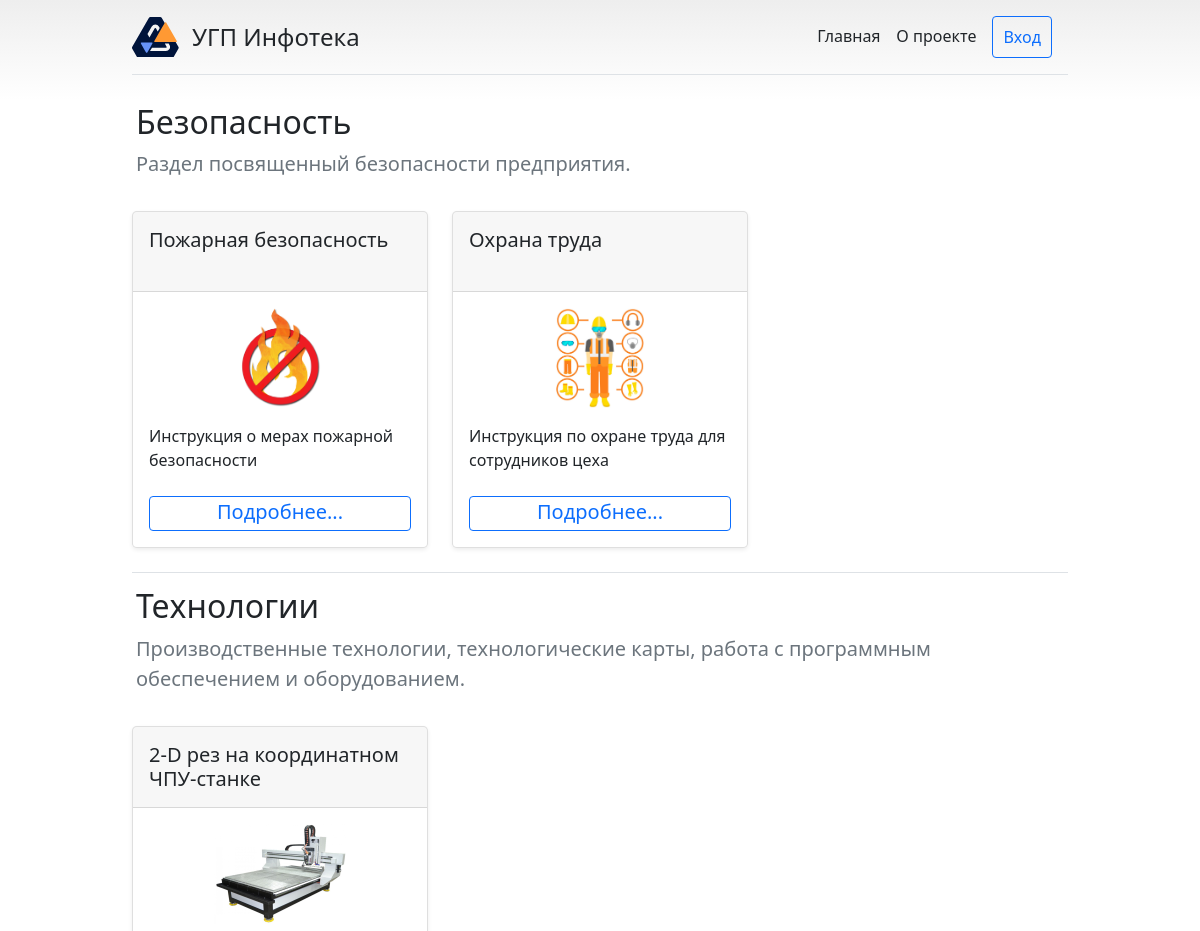
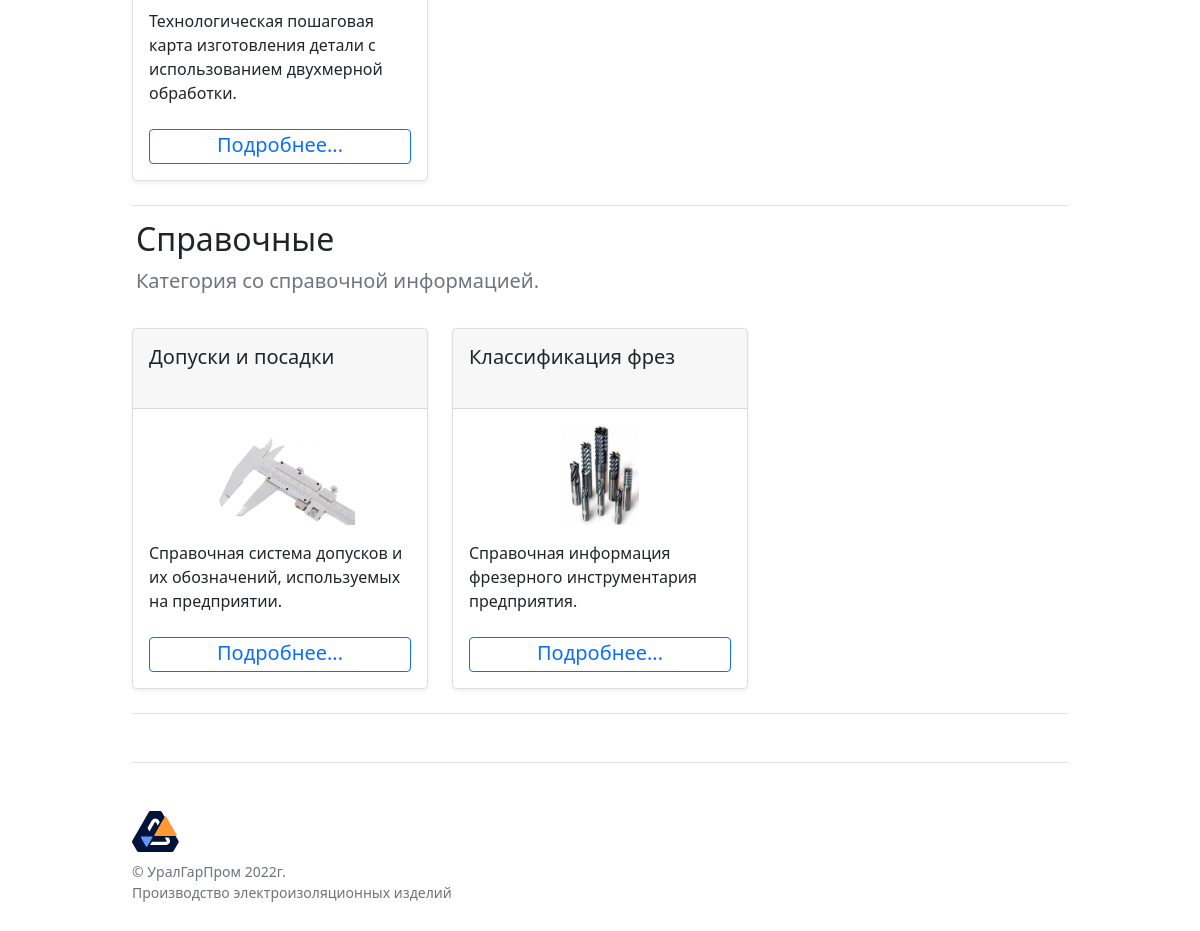
The page / on the database its author committed (2 pictures, top to bottom).
### infopages/models.py (models this page shows, shortened)
class KCat(models.Model):
    title = models.CharField('Название', max_length=100)
    description = models.TextField('Описание', blank=True)
    objects = models.Manager()
    class Meta:
        verbose_name = 'Категория'
        verbose_name_plural = 'Категории'

class Kurse(models.Model):
    title = models.CharField('Название', max_length=100)
    shortdesc = models.TextField('Краткое описание', blank=True, max_length=200)
    description = RichTextUploadingField('Описание', blank=True)
    image = models.ImageField('Изображение', blank=True, upload_to='images')
    catid = models.ForeignKey(KCat, verbose_name='Категория', related_name='catid', on_delete=models.CASCADE,
                              default=None)
    class Meta:
        verbose_name = 'Модуль'
        verbose_name_plural = 'Модули'
    objects = models.Manager()

### infopages/views.py (the view)
# urls.py: path('', views.home, name='home'),
def home(request):
    katkurs = KCat.objects.order_by('id')  # категории
    kurses = Kurse.objects.all()  # курсы
    return render(request, 'infopages/index.html', {'kurses': kurses, 'katkurs': katkurs})

### infopages/templates/infopages/index.html (shortened to what this page needs)
{% extends 'infopages/infopages.html' %}
{% block text1 %}
{% for el in katkurs %}
    <div class="pricing-header p-1 pb-md-3 mx-auto">
        <h2 class="display-7 fw-normal text-left">{{ el.title }}</h2>
        <div class="fs-5 text-muted">
            <p>{{ el.description }}</p>
        </div>
    </div>
    <div class="row">
        {% for elem in kurses %}
            {% if elem.catid_id == el.id %}
                <div class="col-md-4">
                    <div class="card mb-4 rounded-3 shadow-sm">
                        <div class="card-header py-3">
                            <h5 class="my-0 fw-normal">{{ elem.title }}</h5>
                        </div>
                        <div class="card-body">
                            <img class="img-fluid kimg mx-auto d-block" src="media/{{ elem.image }}" />
                            <p class="mt-3 mb-4">{{ elem.shortdesc | safe}}</p>
                            <a class="w-100 btn btn-lg  bordered" href="kurs?id={{ elem.id }}">Подробнее...</a>
                        </div>
                    </div>
                </div>
            {% endif %}
     {% endfor %}
    </div>
    <div class="line w-100"></div>
{% endfor %}
{% endblock %}

### infopages/templates/infopages/infopages.html (shortened to what this page needs)
<!doctype html>
{% load static %}
<html lang="ru">
<head>
  <link rel="stylesheet" href="https://cdn.jsdelivr.net/npm/bootstrap@5.1.3/dist/css/bootstrap.min.css">
  <link rel="stylesheet" href="{% static '/infopages/styles.css' %}">
</head>
<body>
<div class="container py-3">
  <header>
    <div class="d-flex flex-column flex-md-row align-items-center pb-3 mb-4 border-bottom">
      <a href="{% url 'home' %}" class="d-flex align-items-center text-dark text-decoration-none">
        <svg height="40" width="60"><use xlink:href="#LogoUGP"></use></svg>
        <span class="fs-4">УГП Инфотека</span>
      </a>
      <nav class="d-inline-flex mt-2 mt-md-0 ms-md-auto">
        <a class="me-3 py-2 text-dark text-decoration-none" href="{% url 'home' %}">Главная</a>
        <a class="me-3 py-2 text-dark text-decoration-none" href="{% url 'about' %}">О&nbsp;проекте</a>
        {% if user.is_authenticated %}
          <a class="me-3 py-2 text-dark text-decoration-none" href="{% url 'stats' %}">{{ user.username }}</a>
          <form method="POST" action="{% url 'logout' %}">
            {% csrf_token %}
            <button type="submit" class="me-3 py-2 text-dark text-decoration-none bordered">Выйти</button>
          </form>
        {% else %}
          <a class="me-3 py-2 text-dark text-decoration-none bordered" href="{% url 'login' %}">Вход</a>
        {% endif %}
      </nav>
    </div>
  </header>
  <main>
      {% block text1 %}{% endblock %}
  </main>
  <footer class="pt-4 my-md-5 pt-md-5 border-top">
    <div class="row">
      <div class="col-sm-6">
        <svg><use xlink:href="#LogoUGP"></use></svg>
        <small class="d-block text-muted">© УралГарПром 2022г.</small>
        <small class="d-block text-muted">Производство электроизоляционных изделий</small>
      </div>
      <div class="col-sm">
      </div>
      <div class="col-sm">
      </div>
    </div>
  </footer>
</div>
</body>
</html>

### infopages/static/infopages/styles.css (style rules this page uses)
body { background-image: linear-gradient(180deg, #eee, #fff 100px, #fff); }
img { display: block; }
.bordered { border:solid 1px #0d6efd; color:#0d6efd !important; border-radius: 4px; padding: 0 10px; }
.container { max-width: 960px; }
footer svg { width: 60px; height: 50px; }
.kimg { max-height: 100px; }
.card-header { min-height: 80px; }
.btn-lg { min-height: 35px; }
.line { border-top: 1px solid #dee2e6 !important; margin-bottom:10px; }

### rows shown on the page
KCat: title "Безопасность", description "Раздел посвященный безопасности предприятия."
Kurse: title "Пожарная безопасность", image (picture), shortdesc "Инструкция о мерах пожарной безопасности"
Kurse: title "Охрана труда", image (picture), shortdesc "Инструкция по охране труда для сотрудников цеха"
KCat: title "Технологии", description "Производственные технологии, технологические карты, работа с программным обеспечением и оборудованием."
Kurse: title "2-D рез на координатном ЧПУ-станке", image (picture), shortdesc "Технологическая пошаговая карта изготовления детали с использованием двухмерной обработки."
KCat: title "Справочные", description "Категория со справочной информацией."
Kurse: title "Допуски и посадки", image (picture), shortdesc "Справочная система допусков и их обозначений, используемых на предприятии."
Kurse: title "Классификация фрез", image (picture), shortdesc "Справочная информация фрезерного инструментария предприятия."
